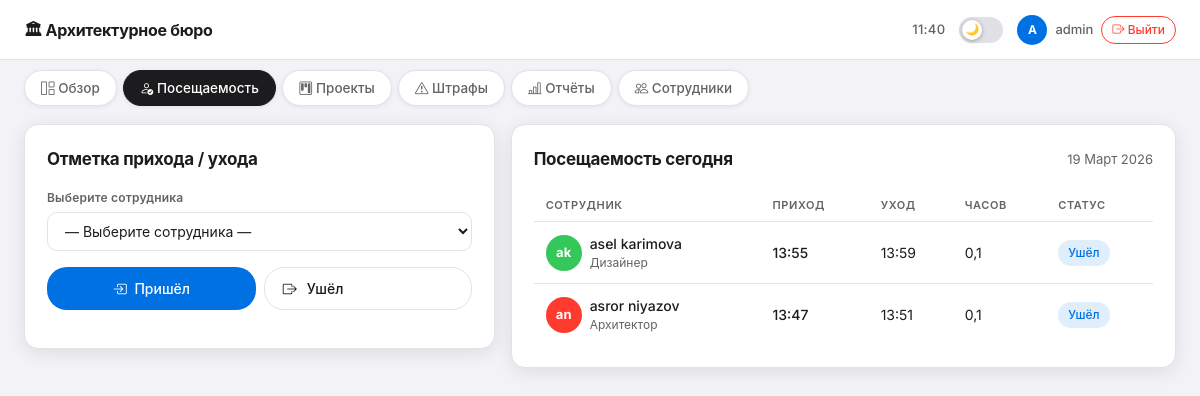
Page /attendance/ (signed in) on the committed database.
### bureau/models.py (models this page shows, shortened)
class Employee(models.Model):
    POSITION_CHOICES = [
        ('architect', 'Архитектор'),
        ('lead_architect', 'Ведущий архитектор'),
        ('designer', 'Дизайнер'),
        ('constructor', 'Конструктор'),
        ('manager', 'Менеджер'),
        ('intern', 'Стажёр'),
    ]
    user = models.OneToOneField(User, on_delete=models.CASCADE, null=True, blank=True, verbose_name='Пользователь', related_name='employee_profile')
    full_name = models.CharField(max_length=200, verbose_name='ФИО')
    position = models.CharField(max_length=50, choices=POSITION_CHOICES, verbose_name='Должность')
    avatar = models.ImageField(upload_to='avatars/', blank=True, null=True, verbose_name='Аватар')
    salary = models.DecimalField(max_digits=12, decimal_places=2, verbose_name='Оклад (тенге)')
    phone = models.CharField(max_length=20, blank=True, verbose_name='Телефон')
    email = models.EmailField(blank=True, verbose_name='Email')
    hire_date = models.DateField(default=datetime.date.today, verbose_name='Дата найма')
    is_active = models.BooleanField(default=True, verbose_name='Активен')
    created_at = models.DateTimeField(auto_now_add=True)
    def get_initials(self):
        parts = self.full_name.split()
        if len(parts) >= 2:
            return f"{parts[0][0]}{parts[1][0]}"
        return self.full_name[:2].upper()
    class Meta:
        verbose_name = 'Сотрудник'
        verbose_name_plural = 'Сотрудники'
        ordering = ['full_name']

class Attendance(models.Model):
    STATUS_CHOICES = [
        ('present', 'На месте'),
        ('late', 'Опоздание'),
        ('left', 'Ушла'),
        ('absent', 'Отсутствует'),
    ]
    employee = models.ForeignKey(Employee, on_delete=models.CASCADE, related_name='attendances', verbose_name='Сотрудник')
    date = models.DateField(default=datetime.date.today, verbose_name='Дата')
    check_in = models.TimeField(null=True, blank=True, verbose_name='Время прихода')
    check_out = models.TimeField(null=True, blank=True, verbose_name='Время ухода')
    check_in_photo = models.ImageField(upload_to='attendance_photos/', blank=True, null=True, verbose_name='Фото при приходе')
    status = models.CharField(max_length=20, choices=STATUS_CHOICES, default='absent', verbose_name='Статус')
    late_minutes = models.IntegerField(default=0, verbose_name='Опоздание (минут)')
    notes = models.TextField(blank=True, verbose_name='Примечания')
    def get_hours_worked(self):
        if self.check_in and self.check_out:
            check_in_dt = datetime.datetime.combine(self.date, self.check_in)
            check_out_dt = datetime.datetime.combine(self.date, self.check_out)
            delta = check_out_dt - check_in_dt
            return round(delta.total_seconds() / 3600, 1)
        return 0
    class Meta:
        verbose_name = 'Посещаемость'
        verbose_name_plural = 'Посещаемость'
        ordering = ['-date']
        unique_together = ['employee', 'date']

### bureau/views.py (the view)
    def _wrapped_view(request, *args, **kwargs):
        if not request.user.is_superuser:
            try:
                profile = request.user.employee_profile
                return redirect('employee_detail', pk=profile.id)
            except Employee.DoesNotExist:
                return redirect('logout')
        return view_func(request, *args, **kwargs)

### bureau/views.py (called while the page is built)
def admin_only(view_func):
    def _wrapped_view(request, *args, **kwargs):
        if not request.user.is_superuser:
            try:
                profile = request.user.employee_profile
                return redirect('employee_detail', pk=profile.id)
            except Employee.DoesNotExist:
                return redirect('logout')
        return view_func(request, *args, **kwargs)
    return _wrapped_view

@login_required
@admin_only
def attendance_view(request):
    today = datetime.date.today()
    employees = Employee.objects.filter(is_active=True)
    today_records = Attendance.objects.filter(date=today).select_related('employee')
    attendance_map = {r.employee_id: r for r in today_records}
    display_list = []
    for emp in employees:
        att = attendance_map.get(emp.id)
        display_list.append({'employee': emp, 'attendance': att})
    context = {
        'employees': employees,
        'display_list': display_list,
        'today_date': today,
        'tab': 'attendance',
    }
    return render(request, 'bureau/attendance.html', context)

### templates/bureau/attendance.html (shortened to what this page needs)
{% extends "bureau/base.html" %}
{% block content %}
<div class="row g-3">
  <div class="col-lg-5">
    <div class="card-premium">
      <div class="section-title">Отметка прихода / ухода</div>
      <div class="mb-3">
        <label class="form-label-apple">Выберите сотрудника</label>
        <select id="emp-select" class="form-apple">
          <option value="">— Выберите сотрудника —</option>
        </select>
      </div>
      <div class="d-flex gap-2 mb-3">
        <button onclick="handleAction('checkin')" class="btn-primary-apple flex-grow-1" style="border-radius:20px;padding:11px;">
          <i class="bi bi-box-arrow-in-right me-1"></i> Пришёл
        </button>
        <button onclick="handleAction('checkout')" class="btn-apple-outline flex-grow-1">
          <i class="bi bi-box-arrow-right me-1"></i> Ушёл
        </button>
      </div>
    </div>
  </div>
  <div class="col-lg-7">
    <div class="card-premium">
      <div class="d-flex justify-content-between align-items-center mb-3">
        <div class="section-title mb-0">Посещаемость сегодня</div>
        <span style="font-size:13px;color:var(--text-secondary);">{{ today_date|date:"j F Y" }}</span>
      </div>
      <div class="table-scroll">
        <table class="table-premium" id="attendance-table">
          <thead>
            <tr>
              <th>Сотрудник</th>
              <th>Приход</th>
              <th>Уход</th>
              <th>Часов</th>
              <th>Статус</th>
            </tr>
          </thead>
          <tbody id="attendance-tbody">
            {% for item in display_list %}
            <tr id="row-{{ item.employee.id }}">
              <td>
                <a href="/employee/{{ item.employee.id }}/" class="emp-link">
                  <div class="d-flex align-items-center gap-2">
                    <div class="avatar" data-empid="{{ item.employee.id }}">{{ item.employee.get_initials }}</div>
                    <div>
                      <div class="emp-name" style="font-weight:500;font-size:14px;">{{ item.employee.full_name }}</div>
                      <div style="font-size:12px;color:var(--text-secondary);">{{ item.employee.get_position_display }}</div>
                    </div>
                  </div>
                </a>
              </td>
              <td class="td-checkin" style="font-size:14px;font-weight:500;">
                {% if item.attendance and item.attendance.check_in %}{{ item.attendance.check_in|time:"H:i" }}{% else %}—{% endif %}
              </td>
              <td class="td-checkout" style="font-size:14px;">
                {% if item.attendance and item.attendance.check_out %}{{ item.attendance.check_out|time:"H:i" }}{% else %}—{% endif %}
              </td>
              <td class="td-hours" style="font-size:14px;">
                {% if item.attendance %}{{ item.attendance.get_hours_worked }}{% else %}—{% endif %}
              </td>
              <td class="td-status">
                {% if item.attendance %}
                  {% if item.attendance.status == 'present' %}<span class="badge-status badge-present">На месте</span>
                  {% elif item.attendance.status == 'late' %}<span class="badge-status badge-late">Опоздание</span>
                  {% elif item.attendance.status == 'left' %}<span class="badge-status badge-left">Ушёл</span>
                  {% else %}<span class="badge-status badge-absent">Отсутствует</span>{% endif %}
                {% else %}<span class="badge-status badge-absent">Отсутствует</span>{% endif %}
              </td>
            </tr>
            {% empty %}
            <tr><td colspan="5" style="text-align:center;color:var(--text-secondary);padding:24px;">Нет сотрудников</td></tr>
            {% endfor %}
          </tbody>
        </table>
      </div>
    </div>
  </div>
</div>
{% endblock %}

### templates/bureau/base.html (shortened to what this page needs)
<!DOCTYPE html>
<html lang="ru" data-theme="light">
<head>
  <link href="https://cdn.jsdelivr.net/npm/bootstrap@5.3.2/dist/css/bootstrap.min.css" rel="stylesheet"/>
  <link href="https://cdn.jsdelivr.net/npm/bootstrap-icons@1.11.3/font/bootstrap-icons.css" rel="stylesheet"/>
</head>
<body>
  <div class="topbar">
    <div class="topbar-left">
      <span class="topbar-title">🏛 Архитектурное бюро</span>
    </div>
    <div class="topbar-right">
      <span class="topbar-time" id="live-time"></span>
      <label class="theme-toggle" title="Тёмный / светлый режим">
        <div class="track"></div>
        <div class="thumb" id="theme-thumb">🌙</div>
      </label>
      {% if user.is_authenticated %}
      <div class="topbar-user">
        <div class="u-avatar">{{ user.username|first|upper }}</div>
        <span class="u-name" style="font-size:13px;color:var(--text-secondary);">{{ user.username }}</span>
        <a href="/logout/" class="btn-logout"><i class="bi bi-box-arrow-right"></i> Выйти</a>
      </div>
      {% endif %}
    </div>
  </div>
  {% if user.is_superuser %}
  <div class="tab-nav">
    <a href="/" class="tab-btn {% if tab == 'overview' %}active{% endif %}">
      <i class="bi bi-grid-1x2"></i> Обзор
    </a>
    <a href="/attendance/" class="tab-btn {% if tab == 'attendance' %}active{% endif %}">
      <i class="bi bi-person-check"></i> Посещаемость
    </a>
    <a href="/projects/" class="tab-btn {% if tab == 'projects' %}active{% endif %}">
      <i class="bi bi-kanban"></i> Проекты
    </a>
    <a href="/fines/" class="tab-btn {% if tab == 'fines' %}active{% endif %}">
      <i class="bi bi-exclamation-triangle"></i> Штрафы
    </a>
    <a href="/reports/" class="tab-btn {% if tab == 'reports' %}active{% endif %}">
      <i class="bi bi-bar-chart-line"></i> Отчёты
    </a>
    <a href="/employees/" class="tab-btn {% if tab == 'employees' %}active{% endif %}">
      <i class="bi bi-people"></i> Сотрудники
    </a>
  </div>
  {% endif %}
  <div class="main-content">
    {% block content %}{% endblock %}
  </div>
</body>
</html>

### rows in the picture
Employee: employee.get_initials "ak", employee.full_name "asel karimova", employee.position "Дизайнер", attendance.check_in "13:55", attendance.check_out "13:59", attendance.get_hours_worked "0,1"
Employee: employee.get_initials "an", employee.full_name "asror niyazov", employee.position "Архитектор", attendance.check_in "13:47", attendance.check_out "13:51", attendance.get_hours_worked "0,1"

### other values in the picture
{{ user.username|first|upper }} "A"
{{ user.username }} "admin"
